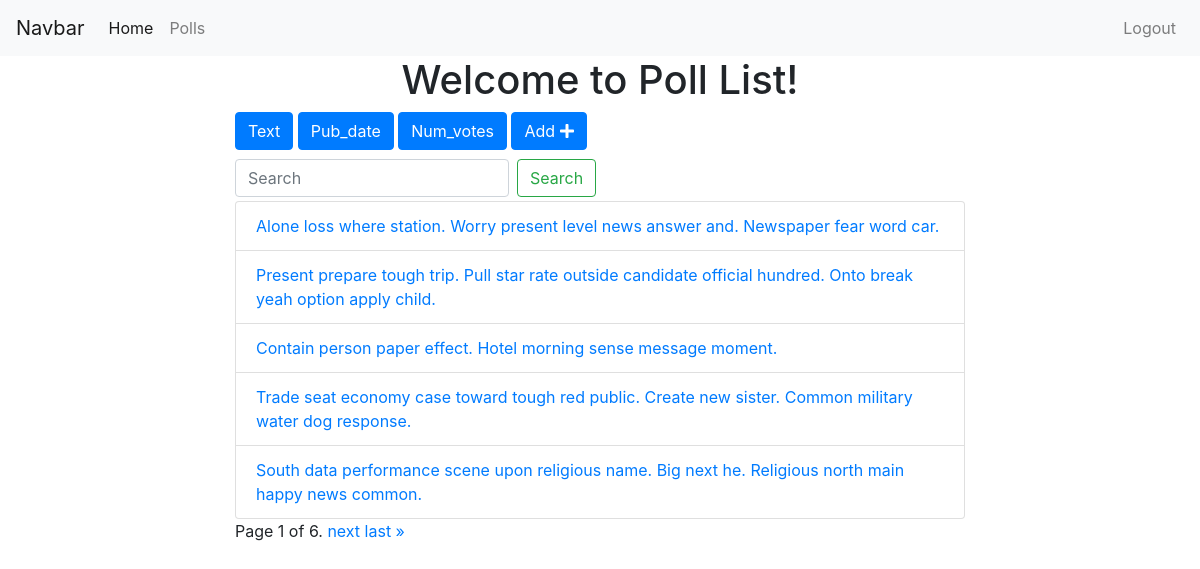
/polls/list/ (signed in), run on the app's committed database.
### polls/models.py (models this page shows, shortened)
class Poll(models.Model):
    owner = models.ForeignKey(User, on_delete=models.CASCADE, default=1)
    text = models.CharField(max_length=255)
    pub_date = models.DateField()
    def __str__(self):
        return self.text

### polls/views.py (the view)
# urls.py: path('list/', views.polls_list, name="list"),
@login_required
def polls_list(request):
    polls = Poll.objects.all()
    search_term=''
    if 'text' in request.GET:
        polls = polls.order_by('text')
    if 'pub_date' in request.GET:
        polls = polls.order_by('-pub_date')
    if 'num_votes' in request.GET:
        polls = polls.annotate(Count('vote')).order_by('-vote__count')
    if 'search' in request.GET:
        search_term = request.GET['search']
        polls = polls.filter(text__icontains=search_term)
    paginator = Paginator(polls, 5)
    page = request.GET.get('page')
    polls = paginator.get_page(page)
    get_dict_copy = request.GET.copy()
    params = get_dict_copy.pop('page', True) and get_dict_copy.urlencode()
    context = {'polls': polls, 'params': params, 'search_term': search_term}
    return render(request, 'polls/polls_list.html', context)

### polls/templates/polls/polls_list.html (shortened to what this page needs)
{% extends 'base.html' %}
{% block content %}
<div class="container">
  <h1 class='text-center'>Welcome to Poll List!</h1>
  <div class="row">
    <div class="col-sm-8 offset-sm-2">
      <a
          href="?text=True"
          class="btn btn-{% if 'text' in request.GET %}warning{% else %}primary{% endif %}"
          style="margin-bottom: 5px">Text
      </a>
      <a
          href="?pub_date=True"
          class="btn btn-{% if 'pub_date' in request.GET %}warning{% else %}primary{% endif %}"
          style="margin-bottom: 5px">Pub_date
      </a>
      <a
          href="?num_votes=True"
          class="btn btn-{% if 'num_votes' in request.GET %}warning{% else %}primary{% endif %}"
          style="margin-bottom: 5px">Num_votes
      </a>
      <a href="{% url 'polls:add' %}" class="btn btn-primary" style="margin-bottom: 5px">Add <i class="fas fa-plus"></i> </a>
      <form class="form-inline my-2 my-lg-1">
        <input
            class="form-control mr-sm-2"
            type="search"
            placeholder="Search"
            aria-label="Search"
            name='search'
            value="{{search_term}}">
        <button class="btn btn-outline-success my-2 my-sm-0" type="submit">Search</button>
      </form>
      <ul class="list-group">
        {% for poll in polls %}
        <li class="list-group-item">
          <a href="{% url 'polls:detail' poll.id %}">{{ poll }}</a>
        </li>
        {% endfor %}
      </ul>
      <div class="pagination">
          <span class="step-links">
              <span class="current">
                  Page {{ polls.number }} of {{ polls.paginator.num_pages }}.
              </span>
              {% if polls.has_next %}
                  <a href="?page={{ polls.next_page_number }}&{{params}}">next</a>
                  <a href="?page={{ polls.paginator.num_pages }}&{{params}}">last &raquo;</a>
              {% endif %}
          </span>
      </div>
    </div>
  </div>
</div>
{% endblock %}

### data on the page
Poll: text "Alone loss where station. Worry present level news answer and. Newspaper fear word car."
Poll: text "Present prepare tough trip. Pull star rate outside candidate official hundred. Onto break yeah option apply child."
Poll: text "Contain person paper effect. Hotel morning sense message moment."
Poll: text "Trade seat economy case toward tough red public. Create new sister. Common military water dog response."
Poll: text "South data performance scene upon religious name. Big next he. Religious north main happy news common."

### other printed values
{{ polls.number }} "1"
{{ polls.paginator.num_pages }} "6"
